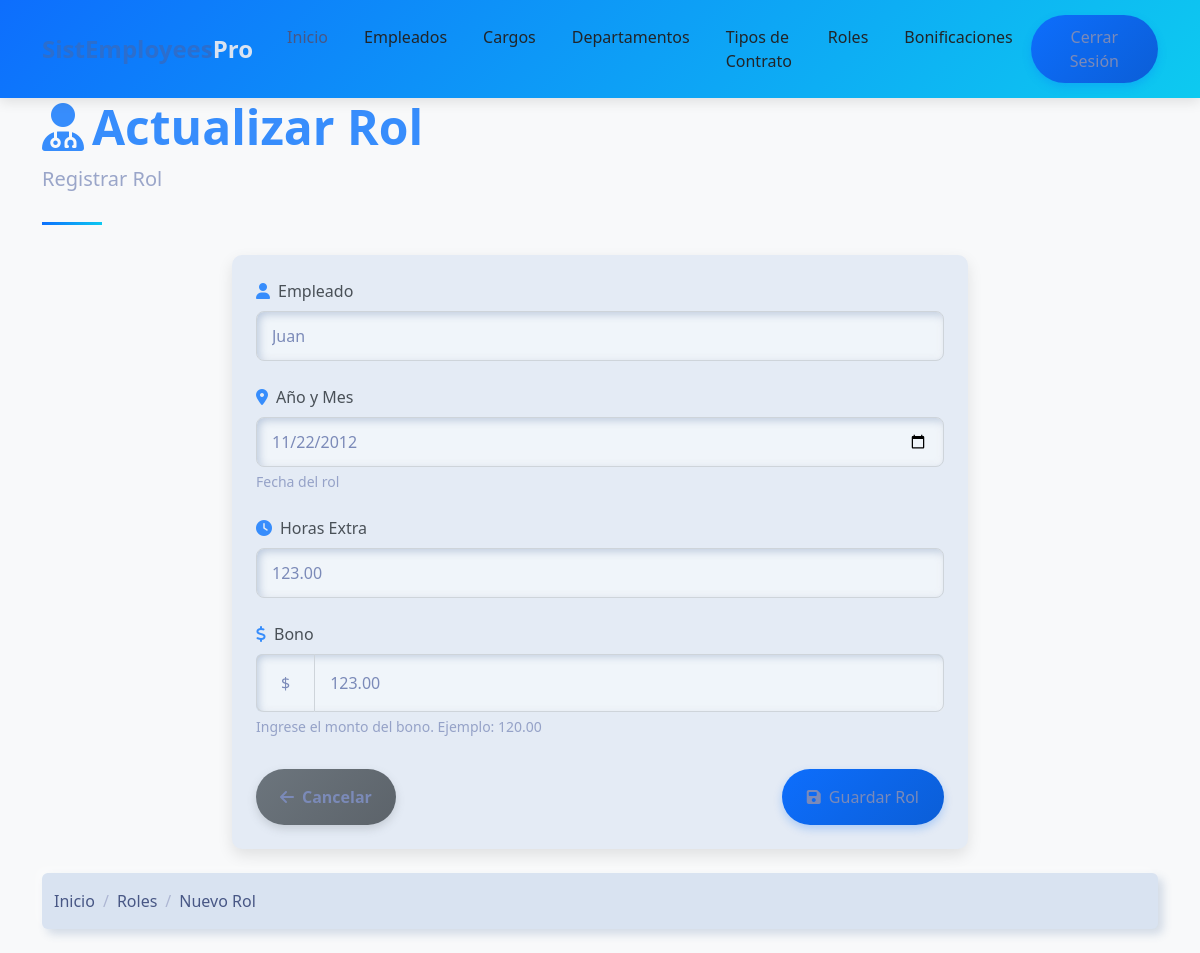
The page /empleados/rol_update/10/ (signed in) on the database its author committed.
### empleados/models.py (models this page shows, shortened)
class Rol(models.Model):
    empleado = models.ForeignKey(Empleado, on_delete=models.CASCADE)
    aniomes = models.DateField()
    sueldo = models.DecimalField(max_digits=10, decimal_places=2)
    horas_extra = models.DecimalField(max_digits=10, decimal_places=2)
    bono = models.DecimalField(max_digits=10, decimal_places=2)
    iess = models.DecimalField(max_digits=10, decimal_places=2)
    tot_ing = models.DecimalField(max_digits=10, decimal_places=2)
    tot_des = models.DecimalField(max_digits=10, decimal_places=2)
    neto = models.DecimalField(max_digits=10, decimal_places=2)

### empleados/views.py (the view, shortened to what this page needs)
# urls.py: path('rol_update/<int:id>/', rol_update, name='rol_update'),
@login_required # Decorador para requerir autenticación
def rol_update(request, id):
    context = {'title': 'Actualizar Rol'}
    rol = Rol.objects.get(pk=id)
    if request.method == "GET":
        form = RolForm(instance=rol)  # Con instance rellena el formulario con los datos del rol
        context['form'] = form
        return render(request, 'roles/create.html', context)

### empleados/forms.py
class RolForm(ModelForm):
    class Meta:
        model = Rol
        fields = ['empleado', 'aniomes', 'horas_extra', 'bono']
        widgets = {
            'empleado': Select(attrs={'class': 'form-control'}),
            'aniomes': forms.DateInput(attrs={'class': 'form-control', 'type': 'date'}),
            'horas_extra': forms.NumberInput(attrs={'class': 'form-control'}),
            'bono': forms.NumberInput(attrs={'class': 'form-control'}),
        }

### empleados/models.py (called while the page is built)
    def __str__(self):
        return self.nombre

### templates/roles/create.html (shortened to what this page needs)
{% extends "home.html" %}
{% block content %}
<div class="container">
    <header class="page-header">
        <h1 class="display-5 fw-bold text-primary">
            <i class="fas fa-user-md me-2"></i>{{ title }}
        </h1>
        <p class="lead text-muted">Registrar Rol</p>
    </header>
    <div class="row">
        <div class="col-md-8 mx-auto">
            <div class="card mb-4">
                <div class="card-body p-4">
                    <form method="post">
                        <div class="mb-4">
                            <label for="{{ form.empleado.id_for_label }}" class="form-label">
                                <i class="fas fa-user text-primary me-2"></i>Empleado
                            </label>
                            {{ form.empleado }}
                        </div>
                        <div class="mb-4">
                            <label for="{{ form.aniomes.id_for_label }}" class="form-label">
                                <i class="fas fa-map-marker-alt text-primary me-2"></i>Año y Mes
                            </label>
                            {{ form.aniomes }}
                            <div class="form-text text-muted" id="addressHelp">
                                Fecha del rol
                            </div>
                        </div>
                        <div class="mb-4">
                            <label for="{{ form.horas_extra.id_for_label }}" class="form-label">
                                <i class="fas fa-clock text-primary me-2"></i>Horas Extra
                            </label>
                            {{ form.horas_extra }}
                        </div>
                        <div class="mb-4">
                            <label for="{{ form.bono.id_for_label }}" class="form-label">
                                <i class="fas fa-dollar-sign text-primary me-2"></i>Bono
                            </label>
                            <div class="input-group">
                                <span class="input-group-text">$</span>
                                {{ form.bono }}
                            </div>
                            <div class="form-text text-muted" id="bonoHelp">
                                Ingrese el monto del bono. Ejemplo: 120.00
                            </div>
                        </div>
                        <div class="d-flex justify-content-between mt-4 pt-2">
                            <a href="{% url 'empleados:rol_list' %}" class="btn btn-secondary">
                                <i class="fas fa-arrow-left me-2"></i>Cancelar
                            </a>
                            <button type="submit" class="btn btn-primary">
                                <i class="fas fa-save me-2"></i>Guardar Rol
                            </button>
                        </div>
                    </form>
                </div>
            </div>
        </div>
    </div>
    <nav aria-label="breadcrumb" class="mb-4">
        <ol class="breadcrumb">
            <li class="breadcrumb-item"><a href="{% url 'home' %}" class="text-decoration-none">Inicio</a></li>
            <li class="breadcrumb-item"><a href="{% url 'empleados:rol_list' %}" class="text-decoration-none">Roles</a></li>
            <li class="breadcrumb-item active" aria-current="page">Nuevo Rol</li>
        </ol>
    </nav>
</div>
{% endblock %}

### templates/home.html (style rules this page uses)
:root { --primary-color: #2c6ecd; --secondary-color: #19b3b3; --accent-color: #f8f9fa; --dark-color: #212529; --text-color: #495057; }
body { font-family: 'Poppins', sans-serif; color: var(--text-color); overflow-x: hidden; }
.btn-primary { background-color: var(--primary-color); border-color: var(--primary-color); padding: 10px 25px; border-radius: 50px; font-weight: 500; transition: all 0.3s ease; }

### templates/roles/create.html (style rules this page uses)
body { background-color: #f8f9fa; font-family: 'Segoe UI', Tahoma, Geneva, Verdana, sans-serif; }
.card { border-radius: 10px; box-shadow: 0 6px 15px rgba(0, 0, 0, 0.1); transition: transform 0.3s, box-shadow 0.3s; }
.btn-primary { background: linear-gradient(135deg, #0d6efd, #0b5ed7); border: none; box-shadow: 0 4px 8px rgba(13, 110, 253, 0.25); transition: all 0.3s; }
.btn-secondary { background: linear-gradient(135deg, #6c757d, #5c636a); border: none; box-shadow: 0 4px 8px rgba(108, 117, 125, 0.25); transition: all 0.3s; }
.page-header { position: relative; margin-bottom: 30px; padding-bottom: 15px; }
.page-header:after { content: ''; position: absolute; bottom: 0; left: 0; width: 60px; height: 3px; background: linear-gradient(135deg, #0d6efd, #0dcaf0); }
.form-control, .form-select { border-radius: 8px; padding: 12px 15px; border: 1px solid #ced4da; transition: all 0.3s; }
.form-label { font-weight: 500; margin-bottom: 0.5rem; color: #495057; }
.input-group-text { background: linear-gradient(135deg, #f8f9fa, #e9ecef); border-radius: 8px 0 0 8px; border: 1px solid #ced4da; border-right: none; }

### rows shown on the page
Rol: empleado "Juan", aniomes "11/22/2012", horas_extra "123.00", bono "123.00"

### other values the page prints
{{ title }} "Actualizar Rol"
